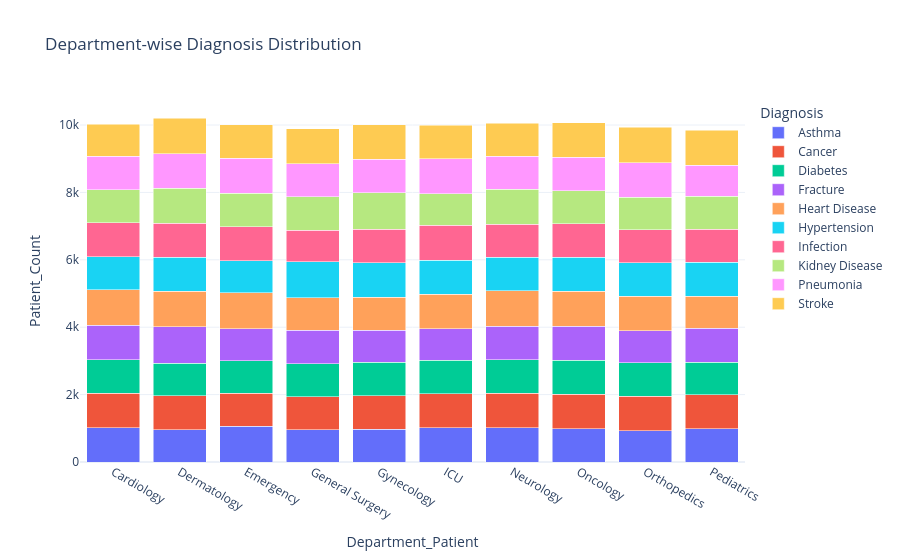

This figure's notebook cell:
### Code cell
# Department-wise Diagnosis Distribution
diagnosis = (
    df.groupby(["Department_Patient","Diagnosis"])
    .size()
    .reset_index(name="Patient_Count")
)

fig = px.bar(
    diagnosis,
    x="Department_Patient",
    y="Patient_Count",
    color="Diagnosis",
    barmode="stack",
    title="Department-wise Diagnosis Distribution"
)

fig.update_layout(template="plotly_white")

fig.show()

### Figure 1 — Plotly figure (JSON) as saved in the notebook; plotly's stock layout.template omitted (floating-point values rounded to 4 significant figures)
{"data": [{"hovertemplate": "Diagnosis=Asthma<br>Department_Patient=%{x}<br>Patient_Count=%{y}<extra></extra>", "legendgroup": "Asthma", "marker": {"color": "#636efa", "pattern": {"shape": ""}}, "name": "Asthma", "orientation": "v", "showlegend": true, "textposition": "auto", "type": "bar", "x": ["Cardiology", "Dermatology", "Emergency", "General Surgery", "Gynecology", "ICU", "Neurology", "Oncology", "Orthopedics", "Pediatrics"], "xaxis": "x", "y": [1019, 964, 1060, 954, 977, 1016, 1021, 990, 924, 993], "yaxis": "y"}, {"hovertemplate": "Diagnosis=Cancer<br>Department_Patient=%{x}<br>Patient_Count=%{y}<extra></extra>", "legendgroup": "Cancer", "marker": {"color": "#EF553B", "pattern": {"shape": ""}}, "name": "Cancer", "orientation": "v", "showlegend": true, "textposition": "auto", "type": "bar", "x": ["Cardiology", "Dermatology", "Emergency", "General Surgery", "Gynecology", "ICU", "Neurology", "Oncology", "Orthopedics", "Pediatrics"], "xaxis": "x", "y": [1025, 1008, 982, 981, 988, 1013, 1020, 1019, 1026, 1005], "yaxis": "y"}, {"hovertemplate": "Diagnosis=Diabetes<br>Department_Patient=%{x}<br>Patient_Count=%{y}<extra></extra>", "legendgroup": "Diabetes", "marker": {"color": "#00cc96", "pattern": {"shape": ""}}, "name": "Diabetes", "orientation": "v", "showlegend": true, "textposition": "auto", "type": "bar", "x": ["Cardiology", "Dermatology", "Emergency", "General Surgery", "Gynecology", "ICU", "Neurology", "Oncology", "Orthopedics", "Pediatrics"], "xaxis": "x", "y": [987, 958, 958, 988, 996, 995, 989, 1004, 993, 960], "yaxis": "y"}, {"hovertemplate": "Diagnosis=Fracture<br>Department_Patient=%{x}<br>Patient_Count=%{y}<extra></extra>", "legendgroup": "Fracture", "marker": {"color": "#ab63fa", "pattern": {"shape": ""}}, "name": "Fracture", "orientation": "v", "showlegend": true, "textposition": "auto", "type": "bar", "x": ["Cardiology", "Dermatology", "Emergency", "General Surgery", "Gynecology", "ICU", "Neurology", "Oncology", "Orthopedics", "Pediatrics"], "xaxis": "x", "y": [1025, 1086, 957, 989, 946, 935, 993, 1015, 945, 1004], "yaxis": "y"}, {"hovertemplate": "Diagnosis=Heart Disease<br>Department_Patient=%{x}<br>Patient_Count=%{y}<extra></extra>", "legendgroup": "Heart Disease", "marker": {"color": "#FFA15A", "pattern": {"shape": ""}}, "name": "Heart Disease", "orientation": "v", "showlegend": true, "textposition": "auto", "type": "bar", "x": ["Cardiology", "Dermatology", "Emergency", "General Surgery", "Gynecology", "ICU", "Neurology", "Oncology", "Orthopedics", "Pediatrics"], "xaxis": "x", "y": [1052, 1051, 1066, 963, 979, 1023, 1054, 1040, 1026, 964], "yaxis": "y"}, {"hovertemplate": "Diagnosis=Hypertension<br>Department_Patient=%{x}<br>Patient_Count=%{y}<extra></extra>", "legendgroup": "Hypertension", "marker": {"color": "#19d3f3", "pattern": {"shape": ""}}, "name": "Hypertension", "orientation": "v", "showlegend": true, "textposition": "auto", "type": "bar", "x": ["Cardiology", "Dermatology", "Emergency", "General Surgery", "Gynecology", "ICU", "Neurology", "Oncology", "Orthopedics", "Pediatrics"], "xaxis": "x", "y": [984, 1011, 947, 1067, 1023, 1007, 994, 1008, 999, 1008], "yaxis": "y"}, {"hovertemplate": "Diagnosis=Infection<br>Department_Patient=%{x}<br>Patient_Count=%{y}<extra></extra>", "legendgroup": "Infection", "marker": {"color": "#FF6692", "pattern": {"shape": ""}}, "name": "Infection", "orientation": "v", "showlegend": true, "textposition": "auto", "type": "bar", "x": ["Cardiology", "Dermatology", "Emergency", "General Surgery", "Gynecology", "ICU", "Neurology", "Oncology", "Orthopedics", "Pediatrics"], "xaxis": "x", "y": [1012, 1003, 1016, 928, 1001, 1039, 986, 991, 981, 972], "yaxis": "y"}, {"hovertemplate": "Diagnosis=Kidney Disease<br>Department_Patient=%{x}<br>Patient_Count=%{y}<extra></extra>", "legendgroup": "Kidney Disease", "marker": {"color": "#B6E880", "pattern": {"shape": ""}}, "name": "Kidney Disease", "orientation": "v", "showlegend": true, "textposition": "auto", "type": "bar", "x": ["Cardiology", "Dermatology", "Emergency", "General Surgery", "Gynecology", "ICU", "Neurology", "Oncology", "Orthopedics", "Pediatrics"], "xaxis": "x", "y": [968, 1045, 996, 996, 1083, 937, 1032, 977, 958, 979], "yaxis": "y"}, {"hovertemplate": "Diagnosis=Pneumonia<br>Department_Patient=%{x}<br>Patient_Count=%{y}<extra></extra>", "legendgroup": "Pneumonia", "marker": {"color": "#FF97FF", "pattern": {"shape": ""}}, "name": "Pneumonia", "orientation": "v", "showlegend": true, "textposition": "auto", "type": "bar", "x": ["Cardiology", "Dermatology", "Emergency", "General Surgery", "Gynecology", "ICU", "Neurology", "Oncology", "Orthopedics", "Pediatrics"], "xaxis": "x", "y": [1003, 1018, 1029, 979, 990, 1032, 980, 993, 1032, 923], "yaxis": "y"}, {"hovertemplate": "Diagnosis=Stroke<br>Department_Patient=%{x}<br>Patient_Count=%{y}<extra></extra>", "legendgroup": "Stroke", "marker": {"color": "#FECB52", "pattern": {"shape": ""}}, "name": "Stroke", "orientation": "v", "showlegend": true, "textposition": "auto", "type": "bar", "x": ["Cardiology", "Dermatology", "Emergency", "General Surgery", "Gynecology", "ICU", "Neurology", "Oncology", "Orthopedics", "Pediatrics"], "xaxis": "x", "y": [950, 1061, 991, 1044, 1018, 990, 980, 1026, 1055, 1032], "yaxis": "y"}], "layout": {"barmode": "stack", "legend": {"title": {"text": "Diagnosis"}, "tracegroupgap": 0}, "title": {"text": "Department-wise Diagnosis Distribution"}, "xaxis": {"anchor": "y", "domain": [0, 1], "title": {"text": "Department_Patient"}}, "yaxis": {"anchor": "x", "domain": [0, 1], "title": {"text": "Patient_Count"}}}}
